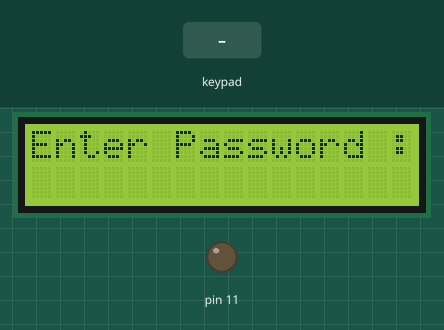
Bench run of a sketch on a simulated Arduino Uno, built with avr-gcc and run on an emulated ATmega328P. Shown: 16×2 character LCD, output pins drawn as LEDs (lit = HIGH). The inputs (shaded band) are chosen by the test bench. EEPROM starts erased; what the sketch prints to the serial monitor is not drawn.

Above: at 1.4 s.
1.5 s: keypad keys 5 4 3 2 D pressed 0.4 s apart
At 4.9 s:
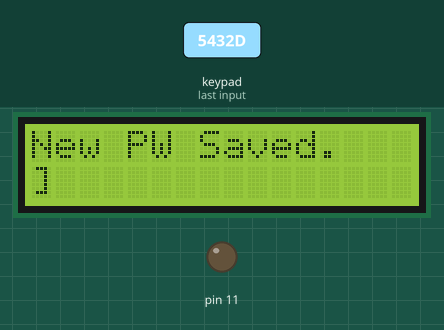
5.0 s: key 'A' pressed
At 7.7 s:
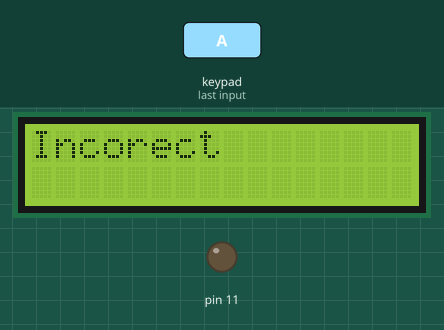
8.0 s: keypad keys 5 4 3 2 A pressed 0.4 s apart
At 8.8 s:
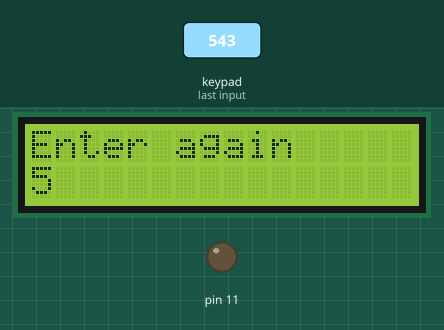
11.5 s: key 'C' pressed
At 13.4 s:
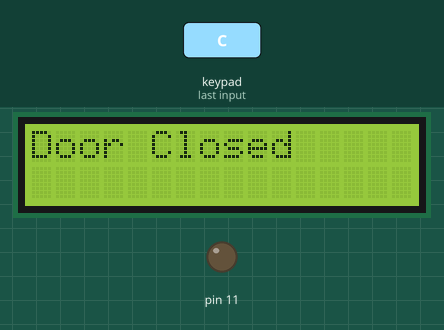
14.5 s: keypad keys 9 8 7 6 pressed 0.4 s apart
At 14.9 s:
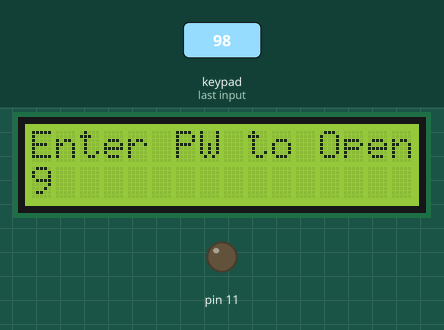
17.6 s: key '1' pressed
At 18.5 s:
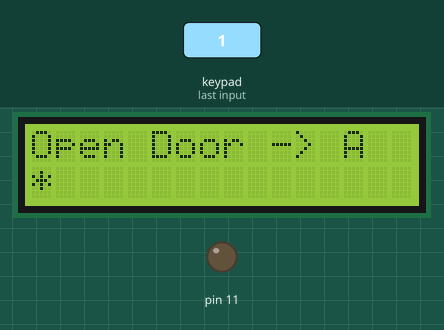
Timing chart, 0 to 20.6 s (numbered marks = the images above; inputs shaded):
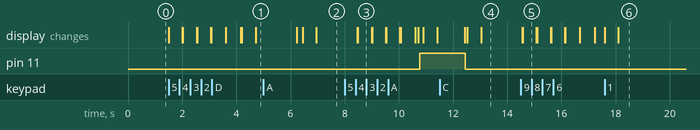

The sketch:

sketch13_HelloKeypad_check_pw_changes_eeprom_display.ino
```cpp
#include <Keypad.h>
#include <EEPROM.h>
#include <Wire.h>
#include <LiquidCrystal_I2C.h>

int n = 0;
int digit[4];
int adigit[4] = {1, 2, 3, 4};
int temp = 0;
int temp_new = 0;
const byte ROWS = 4; //four rows
const byte COLS = 4; //three columns
char keys[ROWS][COLS] = {
  {'1', '2', '3', 'A'},
  {'4', '5', '6', 'B'},
  {'7', '8', '9', 'C'},
  {'*', '0', '#', 'D'}
};
byte rowPins[ROWS] = {5, 4, 3, 2}; //R1,R2,R3,R4, connect to the row pinouts of the keypad
byte colPins[COLS] = {9 , 8, 7, 6}; //C1,C2,C3,C4,connect to the column pinouts of the keypad
//R1,R2,R3,R4,C1,C2,C3,C4

Keypad keypad = Keypad( makeKeymap(keys), rowPins, colPins, ROWS, COLS );
LiquidCrystal_I2C lcd(0x27, 16, 2);

void setup() {
  pinMode(11, OUTPUT);
  Serial.begin(9600);
  lcd.init();                      // initialize the lcd
  lcd.init();

  Serial.println("  ");
  Serial.println("-----Read data from EEPROM-----");
  lcd.backlight();
  lcd.setCursor(0, 0);
  lcd.print("Enter Password :");

  adigit[0] = EEPROM.read(0);
  adigit[1] = EEPROM.read(1);
  adigit[2] = EEPROM.read(2);
  adigit[3] = EEPROM.read(3);

  Serial.println(EEPROM.read(0));
  Serial.println(EEPROM.read(1));
  Serial.println(EEPROM.read(2));
  Serial.println(EEPROM.read(3));

  Serial.println("  ");
  Serial.println("--------------------------------");
  Serial.println("Enter password to Open Door");
  Serial.println("--------------------------------");
}

void loop() {
  char key = keypad.getKey();

  if (key) {
    if ((key == 'A') or (key == 'B') or (key == 'A') or (key == 'C') or (key == 'D') or (key == '*') or (key == '#') ) {
      if (key == 'C') {
        digitalWrite(11, 0);
        n = 0;
        digit[0] = 0;
        digit[1] = 0;
        digit[2] = 0;
        digit[3] = 0;
        temp = 0;
        Serial.println("  ");
        Serial.println("--------------------------------");
        Serial.println("Door CLOSED");
        Serial.println("Enter password to Open Door");
        Serial.println("--------------------------------");

        lcd.setCursor(0, 0);
        lcd.print("                ");
        lcd.setCursor(0, 1);
        lcd.print("                ");
        delay(500);
        lcd.setCursor(0, 0);
        lcd.print("Door Closed");
        delay(1500);
        lcd.setCursor(0, 0);
        lcd.print("Enter PW to Open");
        lcd.setCursor(0, 1);
      }

      if ((key == 'A') and (temp == 1)) {
        digitalWrite(11, 1);
        Serial.println("  ");
        Serial.println("--------------------------------");
        Serial.println("Door OPEN");
        Serial.println("Press-C for Close Door");
        Serial.println("--------------------------------");

        lcd.setCursor(0, 0);
        lcd.print("                ");
        lcd.setCursor(0, 1);
        lcd.print("                ");
        delay(500);
        lcd.setCursor(0, 0);
        lcd.print("Door Opened");
        delay(1000);
        lcd.setCursor(0, 1);
        lcd.print("To close -> C");
      }
      if ((key == 'A') and (temp == 0)) {
        Serial.println("  ");
        Serial.println("--------------------------------");
        Serial.println("Incorrect Password");
        Serial.println("Enter password to Open Door");
        Serial.println("--------------------------------");

        lcd.setCursor(0, 0);
        lcd.print("                ");
        lcd.setCursor(0, 1);
        lcd.print("                ");
        delay(500);
        lcd.setCursor(0, 0);
        lcd.print("Incorect");
        delay(1500);
        lcd.setCursor(0, 0);
        lcd.print("Enter again");
        lcd.setCursor(0, 1);
      }


      if ((key == 'B') and (temp == 1)) {
        lcd.setCursor(0, 0);
        lcd.print("                ");
        lcd.setCursor(0, 1);
        lcd.print("                ");
        delay(500);

        lcd.setCursor(0, 0);
        lcd.print("Enter new PW->");

        Serial.println("  ");
        Serial.println("--------------------------------");
        Serial.println("Enter new password");
        Serial.println("--------------------------------");


        n = 0;
        temp_new = 1;
      }
      if ((key == 'D') and (digit[0] != 0) and (digit[1] != 0) and (digit[2] != 0) and (digit[3] != 0)) {
        temp_new = 0;
        adigit[0] = digit[0];
        adigit[1] = digit[1];
        adigit[2] = digit[2];
        adigit[3] = digit[3];

        EEPROM.write(0, adigit[0]);
        EEPROM.write(1, adigit[1]);
        EEPROM.write(2, adigit[2]);
        EEPROM.write(3, adigit[3]);

        lcd.setCursor(0, 0);
        lcd.print("                ");
        lcd.setCursor(0, 1);
        lcd.print("]");
        delay(500);

        lcd.setCursor(0, 0);
        lcd.print("New PW Saved.");
        delay(1500);

        lcd.setCursor(0, 0);
        lcd.print("Enter PW to Open");
        lcd.setCursor(0, 1);

        Serial.println("  ");
        Serial.println("--------------------------------");
        Serial.println("Saved new password");
        Serial.println("Enter password to Open Door");
        Serial.println("--------------------------------");
      }
      //else {
      //  Serial.println("0000 cant be used as a password");
      //}


    }
    else {
      digit[n] = key - 48;
      Serial.print("n:");
      Serial.print(n);
      Serial.print("  ");
      Serial.println(digit[n]);
      lcd.setCursor(n, 1);
      lcd.print(digit[n]);
      delay(500);
      lcd.setCursor(n, 1);
      lcd.print("*");
      n++;
      if (n > 3) {
        if ((digit[0] == adigit[0]) && (digit[1] == adigit[1]) && (digit[2] == adigit[2]) && (digit[3] == adigit[3])) {
          temp = 1;
          lcd.setCursor(0, 0);
          lcd.print("                ");
          lcd.setCursor(0, 1);
          lcd.print("                ");
          delay(100);
          Serial.println("  ");
          Serial.println("--------------------------------");
          lcd.setCursor(0, 0);
          lcd.print("Open Door -> A");
          lcd.setCursor(0, 1);
          lcd.print("Change PW -> B");

          Serial.println("Press-A for Open Door");
          Serial.println("Press-B for Change password");
          Serial.println("--------------------------------");
        }
        else {
          temp = 0;
          if (temp_new == 1) {
            lcd.setCursor(0, 0);
            lcd.print("                ");
            lcd.setCursor(0, 1);
            lcd.print("                ");
            delay(500);
            Serial.println("Press-D for save password");
            lcd.setCursor(0, 0);
            lcd.print("Save PW -> D");
          }
        }
        n = 0;
        if ((temp_new == 0) and (temp == 0)) {
          lcd.setCursor(0, 0);
          lcd.print("                ");
          lcd.setCursor(0, 1);
          lcd.print("                ");
          delay(500);
          lcd.setCursor(0, 0);
          lcd.print("Open Door -> A");

          Serial.println("  ");
          Serial.println("--------------------------------");
          Serial.println("Press-A for Open Door");
          Serial.println("--------------------------------");
        }
      }
    }
  }
}
```

Measured:
- after the input at 1.5 s, the display: first changes at once (image 1 shows a later state)
- after the input at 5.0 s, the display: first differs from a run without the input after 1.4 s (image 2 shows a later state)
- after the input at 8.0 s, pin 11: LOW → HIGH after 2.8 s; the display: first differs from a run without the input after 0.49 s (image 3)
- after the input at 11.5 s, pin 11: HIGH → LOW after 0.94 s; the display: first differs from a run without the input after 1.0 s (image 4 shows a later state)
- after the input at 14.5 s, the display: first differs from a run without the input after 0.08 s (image 5)
- after the input at 17.6 s, the display: first changes at once (image 6 shows a later state)
